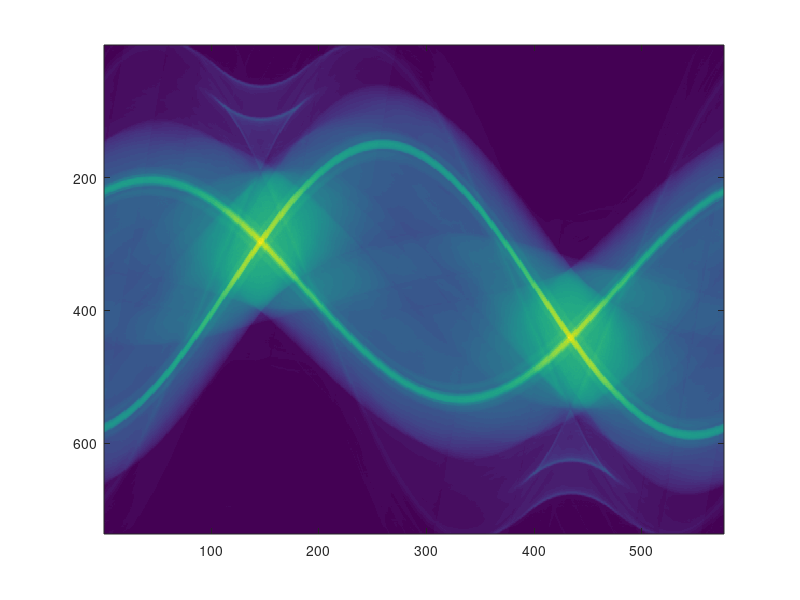

Write the MATLAB code that produced this figure. (Note: this script raises an error after producing the figure.)
%% Computed Tomography Reconstruction
% Metal Artifact Reduction (MAR)

clc
clear
close all

%% Load Data
data = load('hip_sino.mat');
hip_sino = data.sino;

% Visualize Sinogram
figure()
imagesc(hip_sino)
colormap gray(256)
img_title = "Hip Sinogram with Metal Prosthesis";
title(img_title,'FontSize',16)
axis off
